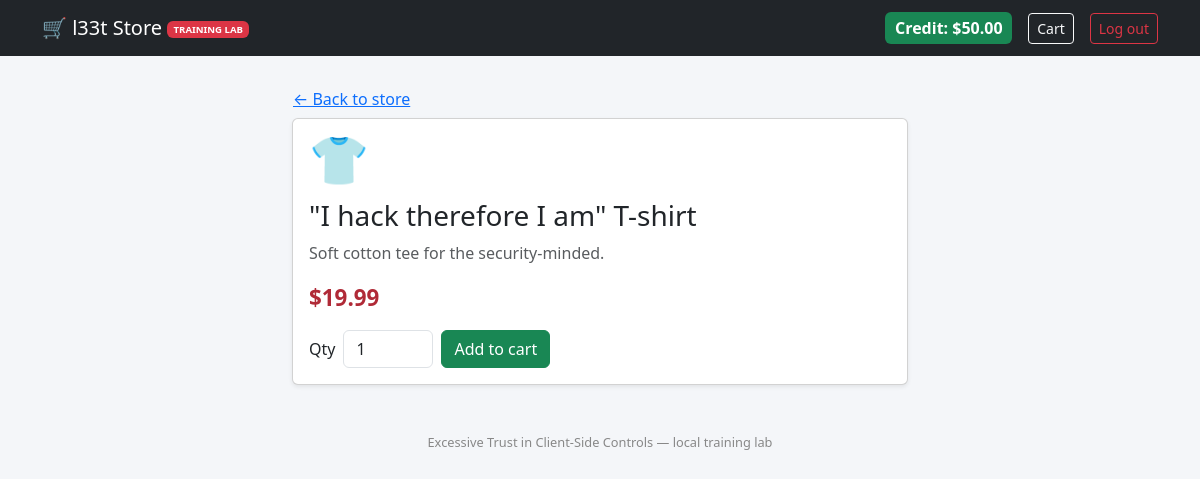
Screenshot of /product.php?id=3 (signed in) with the database file from the repository.
### tables this page shows
CREATE TABLE users (
    id           INT AUTO_INCREMENT PRIMARY KEY,
    username     VARCHAR(50)  NOT NULL UNIQUE,
    password     VARCHAR(255) NOT NULL,
    store_credit DECIMAL(10,2) NOT NULL DEFAULT 0.00
);

CREATE TABLE products (
    id           INT AUTO_INCREMENT PRIMARY KEY,
    name         VARCHAR(255) NOT NULL,
    description  TEXT,
    price        DECIMAL(10,2) NOT NULL,
    image_emoji  VARCHAR(10) DEFAULT '🧥'
);

### config.php (called while the page is built, shortened)
<?php
function current_user(PDO $pdo): ?array
{
    $stmt = $pdo->prepare('SELECT * FROM users WHERE id = ?');
    $stmt->execute([$_SESSION['user_id']]);
    $user = $stmt->fetch();
    return $user ?: null;
}
function e(string $value): string
{
    return htmlspecialchars($value, ENT_QUOTES, 'UTF-8');
}

### product.php (the view, shortened to what this page needs)
<?php
require __DIR__ . '/config.php';
$user = current_user($pdo);
$id = isset($_GET['id']) ? (int) $_GET['id'] : 0;
$stmt = $pdo->prepare('SELECT * FROM products WHERE id = ?');
$stmt->execute([$id]);
$product = $stmt->fetch();
?>
<!DOCTYPE html>
<html lang="en">
<head>
    <link href="https://cdn.jsdelivr.net/npm/bootstrap@5.3.3/dist/css/bootstrap.min.css" rel="stylesheet">
    <link href="style.css" rel="stylesheet">
</head>
<body>
<nav class="navbar navbar-expand-lg navbar-dark bg-dark">
    <div class="container">
        <a class="navbar-brand" href="index.php">🛒 l33t Store <span class="badge bg-danger">TRAINING LAB</span></a>
        <div class="d-flex align-items-center gap-3">
            <span class="credit-badge">Credit: $<?= number_format((float)$user['store_credit'], 2) ?></span>
            <a href="cart.php" class="btn btn-outline-light btn-sm">Cart</a>
            <a href="logout.php" class="btn btn-outline-danger btn-sm">Log out</a>
        </div>
    </div>
</nav>
<div class="container mt-4" style="max-width: 640px;">
    <a href="index.php" class="btn btn-link px-0">&larr; Back to store</a>
    <div class="card shadow-sm">
        <div class="card-body">
            <div class="product-emoji mb-3"><?= e($product['image_emoji']) ?></div>
            <h3><?= e($product['name']) ?></h3>
            <p class="text-muted"><?= e($product['description']) ?></p>
            <div class="price-tag mb-3">$<?= number_format((float)$product['price'], 2) ?></div>
            <form method="POST" action="cart.php" class="row g-2 align-items-center">
                <div class="col-auto">
                    <label class="col-form-label">Qty</label>
                </div>
                <div class="col-auto">
                    <input type="number" name="quantity" value="1" min="1" max="10" class="form-control" style="width:90px;">
                </div>
                <div class="col-auto">
                    <button type="submit" class="btn btn-success">Add to cart</button>
                </div>
            </form>
        </div>
    </div>
</div>
<footer class="lab-footer">Excessive Trust in Client-Side Controls &mdash; local training lab</footer>
</body>
</html>

### style.css (style rules this page uses)
body { background-color: #f4f6f9; color: #222; }
.navbar-brand span.badge { font-size: 0.6rem; vertical-align: middle; }
.product-emoji { font-size: 3rem; line-height: 1; }
.price-tag { font-weight: 700; font-size: 1.4rem; color: #b02a37; }
.credit-badge { background: #198754; color: #fff; border-radius: 6px; padding: 0.25rem 0.6rem; font-weight: 600; }
footer.lab-footer { color: #888; font-size: 0.8rem; margin-top: 3rem; text-align: center; }

### rows the page displays
users: store_credit "50.00"
products: image_emoji "👕", name "\"I hack therefore I am\" T-shirt", description "Soft cotton tee for the security-minded.", price "19.99"
